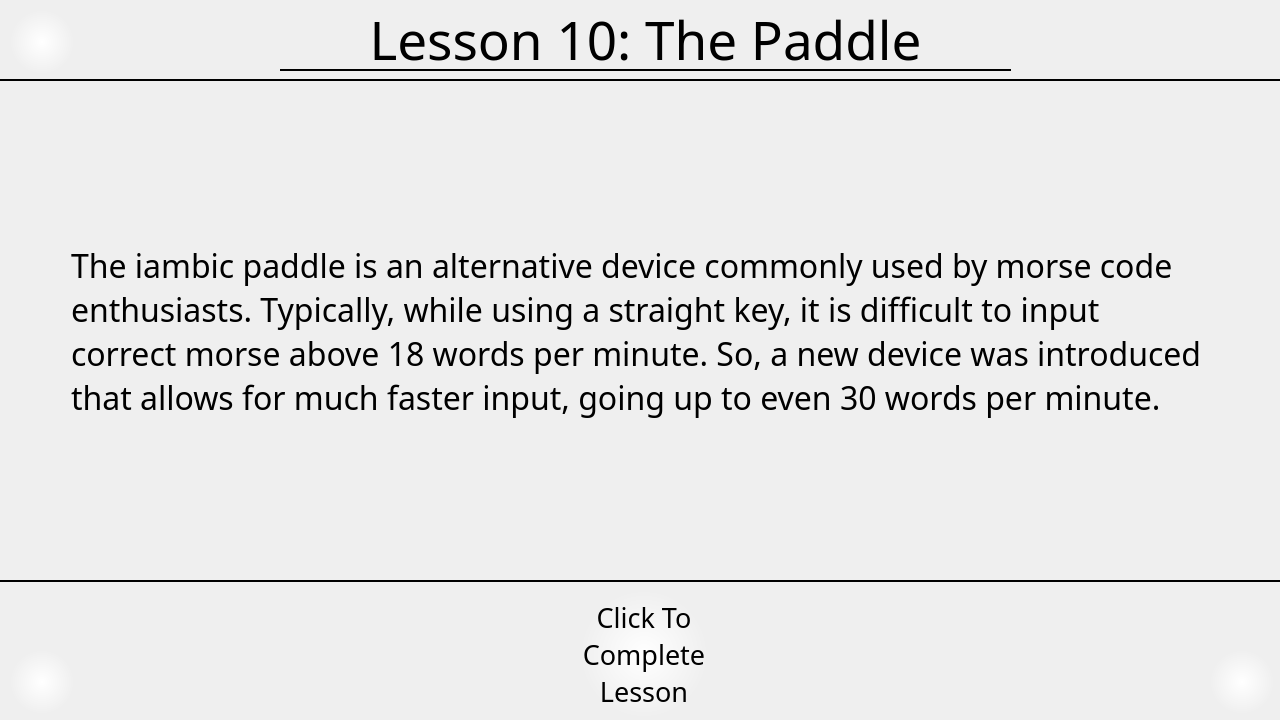
<?xml version="1.0" encoding="UTF-8"?>
<ui version="4.0">
 <class>PaddleLesson</class>
 <widget class="QWidget" name="PaddleLesson">
  <property name="geometry">
   <rect>
    <x>0</x>
    <y>0</y>
    <width>1280</width>
    <height>720</height>
   </rect>
  </property>
  <property name="windowTitle">
   <string>Form</string>
  </property>
  <property name="styleSheet">
   <string notr="true">color: black;</string>
  </property>
  <widget class="QStackedWidget" name="stackedWidget">
   <property name="geometry">
    <rect>
     <x>1</x>
     <y>91</y>
     <width>1279</width>
     <height>481</height>
    </rect>
   </property>
   <property name="currentIndex">
    <number>0</number>
   </property>
   <widget class="QWidget" name="page">
    <widget class="QLabel" name="label">
     <property name="geometry">
      <rect>
       <x>70</x>
       <y>0</y>
       <width>1141</width>
       <height>481</height>
      </rect>
     </property>
     <property name="font">
      <font>
       <family>OldNewspaperTypes</family>
       <pointsize>24</pointsize>
      </font>
     </property>
     <property name="text">
      <string>The iambic paddle is an alternative device commonly used by morse code enthusiasts. Typically, while using a straight key, it is difficult to input correct morse above 18 words per minute. So, a new device was introduced that allows for much faster input, going up to even 30 words per minute.</string>
     </property>
     <property name="alignment">
      <set>Qt::AlignmentFlag::AlignLeading|Qt::AlignmentFlag::AlignLeft|Qt::AlignmentFlag::AlignVCenter</set>
     </property>
     <property name="wordWrap">
      <bool>true</bool>
     </property>
    </widget>
   </widget>
   <widget class="QWidget" name="page_2">
    <property name="font">
     <font>
      <family>OldNewspaperTypes</family>
     </font>
    </property>
    <widget class="QLabel" name="label_2">
     <property name="geometry">
      <rect>
       <x>70</x>
       <y>0</y>
       <width>1141</width>
       <height>481</height>
      </rect>
     </property>
     <property name="font">
      <font>
       <family>OldNewspaperTypes</family>
       <pointsize>24</pointsize>
      </font>
     </property>
     <property name="text">
      <string>The iambic paddle works by having two vertical paddle shaped levers that you can push. The left paddle is a dot, and the right paddle is a dash.

Usually people make a sort of American Sign Language “g” character with their hand and move their hand right or left around the paddle to either input dots or dashes. In this app, the left arrow button is used as the left paddle, and the right arrow button is used as the right paddle.</string>
     </property>
     <property name="alignment">
      <set>Qt::AlignmentFlag::AlignLeading|Qt::AlignmentFlag::AlignLeft|Qt::AlignmentFlag::AlignVCenter</set>
     </property>
     <property name="wordWrap">
      <bool>true</bool>
     </property>
    </widget>
   </widget>
   <widget class="QWidget" name="page_3">
    <widget class="QLabel" name="label_3">
     <property name="geometry">
      <rect>
       <x>70</x>
       <y>0</y>
       <width>1141</width>
       <height>481</height>
      </rect>
     </property>
     <property name="font">
      <font>
       <family>OldNewspaperTypes</family>
       <pointsize>24</pointsize>
      </font>
     </property>
     <property name="text">
      <string>If you hold down one of the paddles, it will repeatedly emit either a dot or dash at the correct timings for you, based on your words per minute. If you hold both paddles down, it will alternate between sending dots and dashes.</string>
     </property>
     <property name="alignment">
      <set>Qt::AlignmentFlag::AlignLeading|Qt::AlignmentFlag::AlignLeft|Qt::AlignmentFlag::AlignVCenter</set>
     </property>
     <property name="wordWrap">
      <bool>true</bool>
     </property>
    </widget>
   </widget>
   <widget class="QWidget" name="page_4">
    <widget class="QLabel" name="label_5">
     <property name="geometry">
      <rect>
       <x>70</x>
       <y>0</y>
       <width>1141</width>
       <height>481</height>
      </rect>
     </property>
     <property name="font">
      <font>
       <family>OldNewspaperTypes</family>
       <pointsize>24</pointsize>
      </font>
     </property>
     <property name="text">
      <string>The best way to learn to use the paddle is to practice with it. It is best to first learn all of the morse characters with the straight key, and then move on to the paddle once you have the basics down, and you wish to improve how fast you can go. The paddle can also help you achieve more consistent timings as you input morse.</string>
     </property>
     <property name="alignment">
      <set>Qt::AlignmentFlag::AlignLeading|Qt::AlignmentFlag::AlignLeft|Qt::AlignmentFlag::AlignVCenter</set>
     </property>
     <property name="wordWrap">
      <bool>true</bool>
     </property>
    </widget>
   </widget>
  </widget>
  <widget class="QFrame" name="headerFrame">
   <property name="geometry">
    <rect>
     <x>0</x>
     <y>0</y>
     <width>1281</width>
     <height>81</height>
    </rect>
   </property>
   <property name="styleSheet">
    <string notr="true">border: none;
border-bottom: 2px solid black;</string>
   </property>
   <property name="frameShape">
    <enum>QFrame::Shape::NoFrame</enum>
   </property>
   <property name="frameShadow">
    <enum>QFrame::Shadow::Sunken</enum>
   </property>
   <property name="lineWidth">
    <number>1</number>
   </property>
   <widget class="QLabel" name="label_4">
    <property name="geometry">
     <rect>
      <x>280</x>
      <y>10</y>
      <width>731</width>
      <height>61</height>
     </rect>
    </property>
    <property name="font">
     <font>
      <family>Old London</family>
      <pointsize>40</pointsize>
     </font>
    </property>
    <property name="text">
     <string>Lesson 10: The Paddle</string>
    </property>
    <property name="alignment">
     <set>Qt::AlignmentFlag::AlignCenter</set>
    </property>
   </widget>
   <widget class="QPushButton" name="backButton">
    <property name="geometry">
     <rect>
      <x>10</x>
      <y>10</y>
      <width>64</width>
      <height>64</height>
     </rect>
    </property>
    <property name="cursor">
     <cursorShape>PointingHandCursor</cursorShape>
    </property>
    <property name="focusPolicy">
     <enum>Qt::FocusPolicy::ClickFocus</enum>
    </property>
    <property name="styleSheet">
     <string notr="true">border: none;
background-color: transparent;
background: qradialgradient(spread:pad, cx:0.5, cy:0.5, radius:0.5, fx:0.5, fy:0.5, stop:0 rgba(255, 255, 255, 255), stop:1 rgba(255, 255, 255, 0));</string>
    </property>
    <property name="text">
     <string/>
    </property>
   </widget>
  </widget>
  <widget class="QFrame" name="frame">
   <property name="geometry">
    <rect>
     <x>0</x>
     <y>580</y>
     <width>1281</width>
     <height>141</height>
    </rect>
   </property>
   <property name="styleSheet">
    <string notr="true">border: none;
border-top: 2px solid black;</string>
   </property>
   <property name="frameShape">
    <enum>QFrame::Shape::StyledPanel</enum>
   </property>
   <property name="frameShadow">
    <enum>QFrame::Shadow::Raised</enum>
   </property>
   <widget class="QPushButton" name="completeLessonButton">
    <property name="geometry">
     <rect>
      <x>580</x>
      <y>10</y>
      <width>128</width>
      <height>128</height>
     </rect>
    </property>
    <property name="sizePolicy">
     <sizepolicy hsizetype="Expanding" vsizetype="Expanding">
      <horstretch>0</horstretch>
      <verstretch>0</verstretch>
     </sizepolicy>
    </property>
    <property name="font">
     <font>
      <family>OldNewspaperTypes</family>
      <pointsize>20</pointsize>
      <bold>false</bold>
     </font>
    </property>
    <property name="cursor">
     <cursorShape>PointingHandCursor</cursorShape>
    </property>
    <property name="focusPolicy">
     <enum>Qt::FocusPolicy::ClickFocus</enum>
    </property>
    <property name="styleSheet">
     <string notr="true">border: none;
background-color: transparent;
background: qradialgradient(spread:pad, cx:0.5, cy:0.5, radius:0.5, fx:0.5, fy:0.5, stop:0 rgba(255, 255, 255, 255), stop:1 rgba(255, 255, 255, 0));</string>
    </property>
    <property name="text">
     <string>Click To
Complete
Lesson</string>
    </property>
   </widget>
   <widget class="QPushButton" name="nextSlideButton">
    <property name="geometry">
     <rect>
      <x>1210</x>
      <y>70</y>
      <width>64</width>
      <height>64</height>
     </rect>
    </property>
    <property name="sizePolicy">
     <sizepolicy hsizetype="Expanding" vsizetype="Expanding">
      <horstretch>0</horstretch>
      <verstretch>0</verstretch>
     </sizepolicy>
    </property>
    <property name="cursor">
     <cursorShape>PointingHandCursor</cursorShape>
    </property>
    <property name="focusPolicy">
     <enum>Qt::FocusPolicy::ClickFocus</enum>
    </property>
    <property name="styleSheet">
     <string notr="true">border: none;
background-color: transparent;
background: qradialgradient(spread:pad, cx:0.5, cy:0.5, radius:0.5, fx:0.5, fy:0.5, stop:0 rgba(255, 255, 255, 255), stop:1 rgba(255, 255, 255, 0));</string>
    </property>
    <property name="text">
     <string/>
    </property>
   </widget>
   <widget class="QPushButton" name="previousSlideButton">
    <property name="geometry">
     <rect>
      <x>10</x>
      <y>70</y>
      <width>64</width>
      <height>64</height>
     </rect>
    </property>
    <property name="sizePolicy">
     <sizepolicy hsizetype="Preferred" vsizetype="Preferred">
      <horstretch>0</horstretch>
      <verstretch>0</verstretch>
     </sizepolicy>
    </property>
    <property name="cursor">
     <cursorShape>PointingHandCursor</cursorShape>
    </property>
    <property name="focusPolicy">
     <enum>Qt::FocusPolicy::ClickFocus</enum>
    </property>
    <property name="styleSheet">
     <string notr="true">border: none;
background-color: transparent;
background: qradialgradient(spread:pad, cx:0.5, cy:0.5, radius:0.5, fx:0.5, fy:0.5, stop:0 rgba(255, 255, 255, 255), stop:1 rgba(255, 255, 255, 0));</string>
    </property>
    <property name="text">
     <string/>
    </property>
   </widget>
  </widget>
 </widget>
 <resources/>
 <connections/>
</ui>
